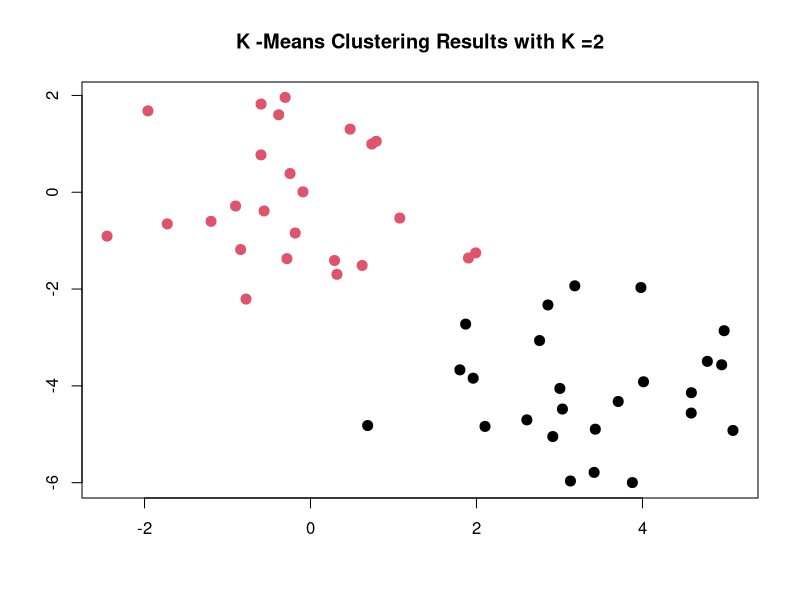
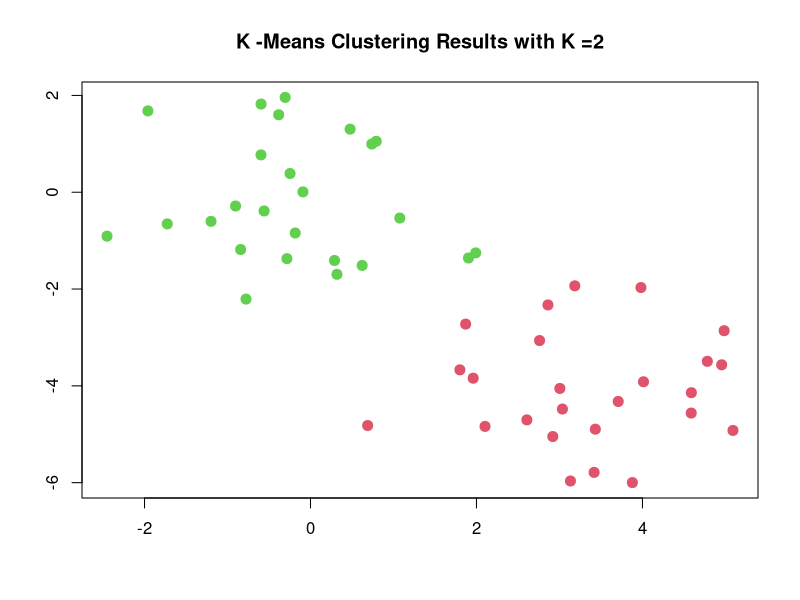
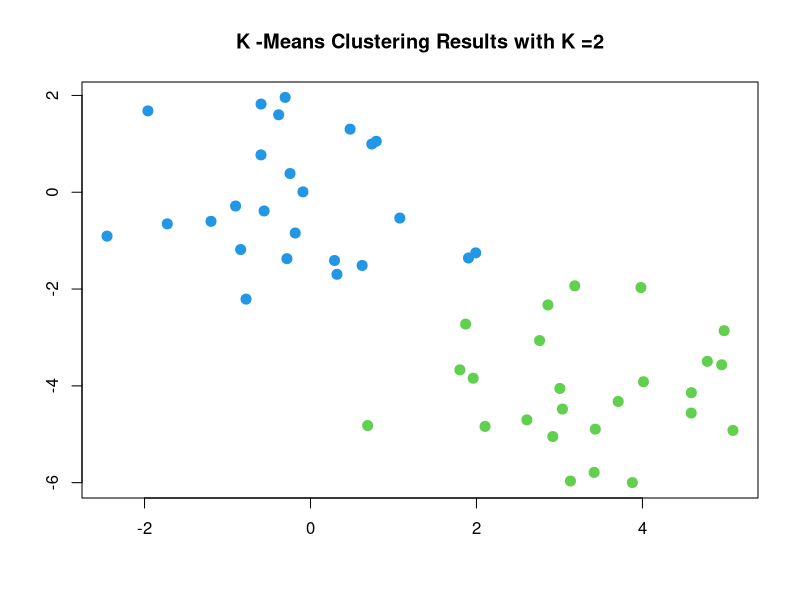
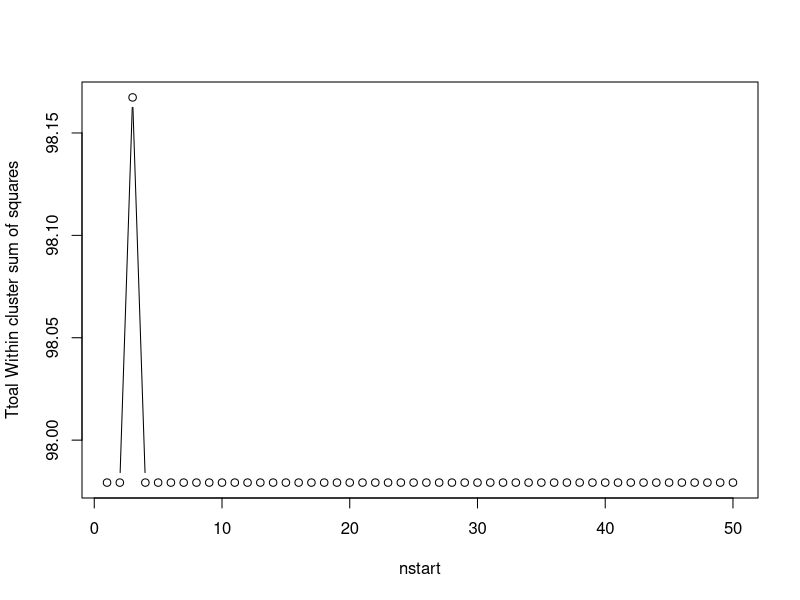

These charts were generated, in order, by the following R code:
rm(list=ls())
###########################################################
#############################################################
########### Lab 10.5.1 K -Means Clustering ##################
##############################################################

set.seed(2)
x = matrix(rnorm(50*2),ncol =2)

##### the first 25 observations have a mean shift relative to the next 25 observations #####
##### you can try differet numbers, the larger the number is the more seperate the clusters gonna be in the plot###
#x[1:25,1]=x[1:25,1]+1
#x[1:25,2]=x[1:25,2]-2

x[1:25,1]=x[1:25,1]+3
x[1:25,2]=x[1:25,2]-4

#x[1:25,1]=x[1:25,1]+8
#x[1:25,2]=x[1:25,2]-7

####Now we perform K-means clustering with K = 2 #####
######### Which is two dimensional  #################

km.out=kmeans(x,2,nstart = 20)
km.out$cluster
##### Plot with different colors#############
plot(x,col=(km.out$cluster), main ="K -Means Clustering Results with K =2", xlab="", ylab= "", pch =20, cex=2)
plot(x,col=(km.out$cluster+1), main ="K -Means Clustering Results with K =2", xlab="", ylab= "", pch =20, cex=2)
plot(x,col=(km.out$cluster+2), main ="K -Means Clustering Results with K =2", xlab="", ylab= "", pch =20, cex=2)

#####################################################################################################################
##If there is more than two varibales we perform PCA and then plot the first two principal components score vectors##
###################################################################################################################### 

set.seed(4)
km.out=kmeans(x,3,nstart = 20)
km.out
# tot.withinss is the total within cluster sum of squares#
# withinss is within cluster sum of squares #
km.out$withinss
km.out$tot.withinss


## Compare nstart =1 to nstart=20 #######################
## tot.withinss is the total within cluster sum of squares which we are seeking to minimize ##############

set.seed(3)
km.out=kmeans(x,3,nstart = 1)
km.out$tot.withinss
km.out=kmeans(x,3,nstart = 20)
km.out$tot.withinss
##########################################
#### Loop for nstart ##########
###########################################
set.seed(3)
num.start = seq(1,50,by=1)
length.n = length(num.start)
Total.Withinss = rep(NA, length.n)
wssplot <- function(x,nc=3,nstart=1){
  for (i in 1:length.n){
    km.out=kmeans(x,3,nstart = num.start[i])
    Total.Withinss[i]=km.out$tot.withinss
  }
  dev.new()
  plot(1:length.n,  Total.Withinss, type="b", xlab="nstart",
       ylab="Ttoal Within cluster sum of squares")
}
wssplot(x,3)





